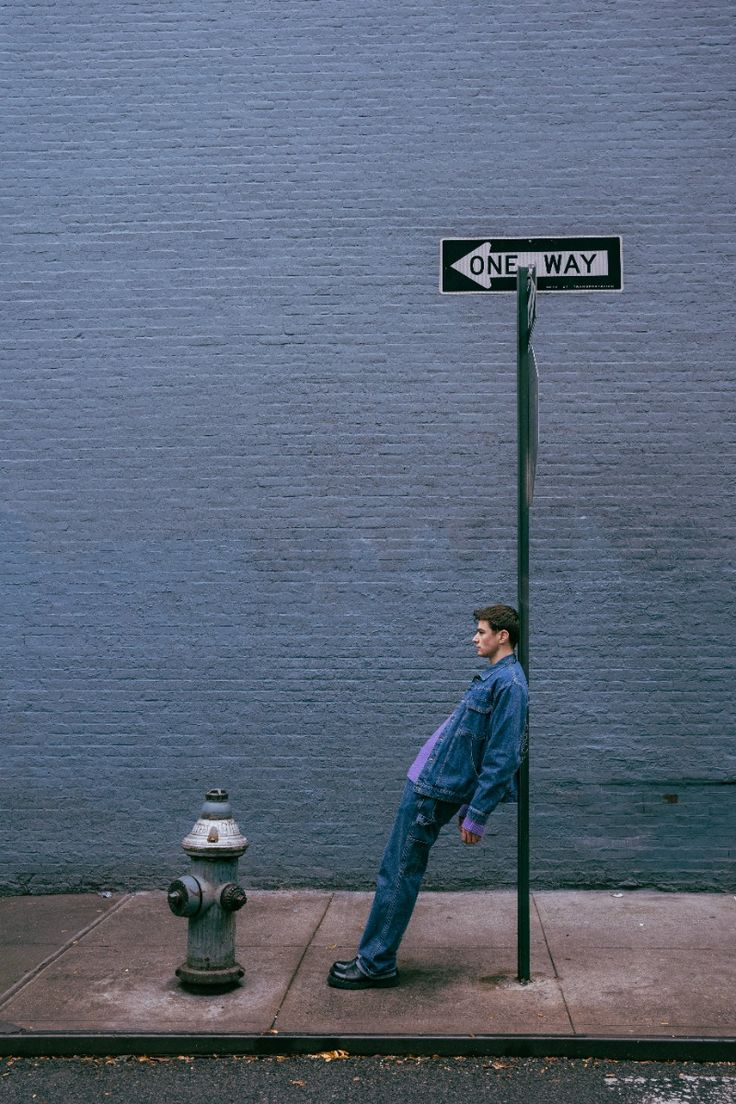
#> input picture assets/examples/SOH/street2d.jpg, 736 x 1104 px, found by its file name
$ python extract_track.py
#> lines starting #> are read from the running program, lines starting #| are printed output that depends on the picture; after the words box and inside, x2 and y2 are one past the last pixel; in counts of white or black regions, pixels touching at a corner belong together
import numpy as np
import cv2
import json
import os
import numpy as np
import cv2
import scipy.ndimage
from scipy.interpolate import CubicSpline
import datetime

def _clip_pixel_point(x, y, width, height, top_margin_px=0.0):
    x = float(np.clip(x, 0, width - 1))
    y_min = float(np.clip(top_margin_px, 0, max(height - 1, 0)))
    y = float(np.clip(y, y_min, height - 1))
    return x, y

def _clip_norm(value):
    return round(float(np.clip(value, 0.0, 1.0)), 4)

def _clip_and_smooth_y(y_values, height, sigma, top_margin_px=0.0):
    y_min = float(np.clip(top_margin_px, 0, max(height - 1, 0)))
    y_values = np.clip(y_values, y_min, height - 1)
    if sigma and sigma > 0 and len(y_values) > 2:
        y_values = scipy.ndimage.gaussian_filter1d(y_values, sigma=sigma, mode="nearest")
        y_values = np.clip(y_values, y_min, height - 1)
    return y_values

def extract_smooth_track(npy_path, output_json, rgb_image_path=None, smooth_sigma=30.0, epsilon=20.0, alpha=0.5, sample_interval=20.0, source_img_name="image.jpg", clip_smooth_sigma=1.5, clip_top_margin_px=50.0):
    """
    smooth_sigma: 高斯平滑強度 (值越大，原本鋸齒狀的地形會被撫得越平，小碎石都會消失)
    epsilon: 多邊形簡化誤差容忍度 (值越大，抓出的「轉折關鍵點」越少，線段會變得很長、很剛硬)
    alpha: 0.0 代表完全是一條直線，1.0 代表完全貼合平滑後的邊緣
    sample_interval: 貝茲曲線採樣間距 (數值越大，最後輸出的 JSON 軌道點越少)
    clip_smooth_sigma: 對已限制在圖片內的輸出曲線做小範圍平滑，降低硬 clipping 的鋸齒感
    clip_top_margin_px: 上方 clipping 邊界，避免軌道貼到圖片最上緣
    """
#> called with npy_path = './Send2Unity/layer_00_mask.npy', output_json = './Send2Unity/track_points.json', rgb_image_path = './assets/examples/SOH/street2d.jpg', smooth_sigma = 30, epsilon = 20, alpha = 0.5, sample_interval = 20, source_img_name = 'street2d.jpg'
    if not os.path.exists(npy_path):
        print(f"Error: {npy_path} not found.")
        return

    print(f"Loading {npy_path}...")
    mask = np.load(npy_path)
#> (reads Send2Unity/layer_00_mask.npy from the repository)
    h, w = mask.shape

    # Extract the highest pixel (min y) for each x coordinate
    y_values = []

    for x in range(w):
        column = mask[:, x]
        indices = np.where(column > 127)[0]
        if len(indices) > 0:
            y_values.append(indices[0]) # The topmost pixel in this column
        else:
            # If no pixels in this column, just reuse the previous Y or set to bottom
            if len(y_values) > 0:
                y_values.append(y_values[-1])
            else:
                y_values.append(h - 1)

    y_values = np.array(y_values)

    # 找出最符合真實邊緣的「最佳擬合直線」(Linear Regression)
    # 這條線代表整個地形的總體坡度趨勢，不再強迫必須是純水平 (斜率=0)
    x_indices = np.arange(h_w_len) if 'h_w_len' in locals() else np.arange(len(y_values))
    m, c = np.polyfit(x_indices, y_values, 1)
    best_fit_line = m * x_indices + c

    # 對真實邊緣進行適度的高斯平滑
    y_smoothed = scipy.ndimage.gaussian_filter1d(y_values, sigma=smooth_sigma)

    # 將真實平滑邊緣與地形總趨勢線進行插值 (Interpolation)
    # 這樣只要照片是有下坡或上坡，軌道就會趨近於該坡度，而不再死板地拉平
    y_interp = alpha * y_smoothed + (1.0 - alpha) * best_fit_line

    # Convert to standard point format
    points = np.array([ [[x, int(y)]] for x, y in enumerate(y_interp)], dtype=np.int32)

    # 將軌道簡化成直連的線段 (Piecewise linear，主要用來抓取轉折關鍵點)
    simplified_points = cv2.approxPolyDP(points, epsilon, False)

    # 提取這些關鍵點
    x_keys = []
    y_keys = []
    for pt in simplified_points:
        x, y = _clip_pixel_point(pt[0][0], pt[0][1], w, h, clip_top_margin_px)
        x_keys.append(x)
        y_keys.append(y)

    # 確保 x_keys 是遞增且不重複的，才能做樣條插值
    x_keys, unique_idx = np.unique(x_keys, return_index=True)
    y_keys = np.array(y_keys)[unique_idx]

    # 排序 X 座標
    sort_idx = np.argsort(x_keys)
    x_keys = x_keys[sort_idx]
    y_keys = y_keys[sort_idx]

    # Prepare JSON data: 套用貝茲曲線級別的平滑 (Cubic Spline)
    track_points = []
    if len(x_keys) > 2:
        # 使用三次方樣條插值產生完美平滑的曲線
        cs = CubicSpline(x_keys, y_keys, bc_type='natural')
        # 在頭尾兩點之間，依據 sample_interval 提取平滑軌道點
        num_samples = max(10, int((x_keys[-1] - x_keys[0]) / sample_interval))
        x_smooth = np.linspace(x_keys[0], x_keys[-1], num_samples)
        y_smooth = cs(x_smooth)
        y_smooth = _clip_and_smooth_y(y_smooth, h, clip_smooth_sigma, clip_top_margin_px)

        for x, y in zip(x_smooth, y_smooth):
            x, y = _clip_pixel_point(x, y, w, h, clip_top_margin_px)
            # 將座標正規化為 0.0 ~ 1.0，並四捨五入到小數點下四位
            x_norm = _clip_norm(float(x) / max(w - 1, 1))
            y_norm = _clip_norm(float(y) / max(h - 1, 1))
            track_points.append([x_norm, y_norm])
    else:
        # 如果點太少(只有兩個點)，就直接用原本的直線
        for x, y in zip(x_keys, y_keys):
            x, y = _clip_pixel_point(x, y, w, h, clip_top_margin_px)
            x_norm = _clip_norm(float(x) / max(w - 1, 1))
            y_norm = _clip_norm(float(y) / max(h - 1, 1))
            track_points.append([x_norm, y_norm])

    # 計算軌道經過區域的平均顏色
    track_color_hex = "#9e5752" # 預設值
    if rgb_image_path and os.path.exists(rgb_image_path):
        rgb_img = cv2.imread(rgb_image_path) # BGR format
#> rgb_img is the input picture: shape (1104, 736, 3); mean B, G, R 122, 103.3, 91.4
        if rgb_img is not None:
            # 確保圖片大小跟 mask 是一致的
            img_h, img_w = rgb_img.shape[:2]
#> img_h = 1104; img_w = 736
            colors = []

            for pt in track_points:
                px = int(np.clip(pt[0], 0.0, 1.0) * (img_w - 1))
                py = int(np.clip(pt[1], 0.0, 1.0) * (img_h - 1))

                # 為了避免拿到太多雜訊，擷取軌道點周圍 5x5 的小區域計算平均色
                y_start = max(0, py - 2)
                y_end = min(img_h, py + 3)
                x_start = max(0, px - 2)
                x_end = min(img_w, px + 3)

                region = rgb_img[y_start:y_end, x_start:x_end]
                if region.size > 0:
                    colors.append(np.mean(region, axis=(0,1)))
#> after the loop, colors = 36 items, first 6: [75.33, 77.33, 78.33], [72.16, 74.96, 73.36], [76.2, 77.2, 81.2], [83.64, 83.84, 91.8], [85.84, 85.12, 93.6], [98.84, 99.84, 109.8]

            if len(colors) > 0:
                mean_bgr = np.mean(colors, axis=0) # [B, G, R]
#> mean_bgr = [90.61, 82.6, 72.56]
                b, g, r = int(mean_bgr[0]), int(mean_bgr[1]), int(mean_bgr[2])
#> b = 90; g = 82; r = 72
                track_color_hex = f"#{r:02x}{g:02x}{b:02x}"
#> track_color_hex = '#48525a'

    # 組裝成符合 example.json 格式的字典
    json_data = {
        "version": "1.0",
        "timestamp": datetime.datetime.utcnow().isoformat("T", "microseconds") + "Z",
        "source_image": source_img_name,
        "aspect_ratio": round(w / h, 4),
        "track_color": track_color_hex,
        "points": track_points
    }

    # --- Visualization ---
    vis_img = np.zeros((h, w, 3), dtype=np.uint8)
#> vis_img: shape (1104, 736, 3); every value is 0
    vis_img[mask > 127] = (50, 50, 50) # Gray background for mask
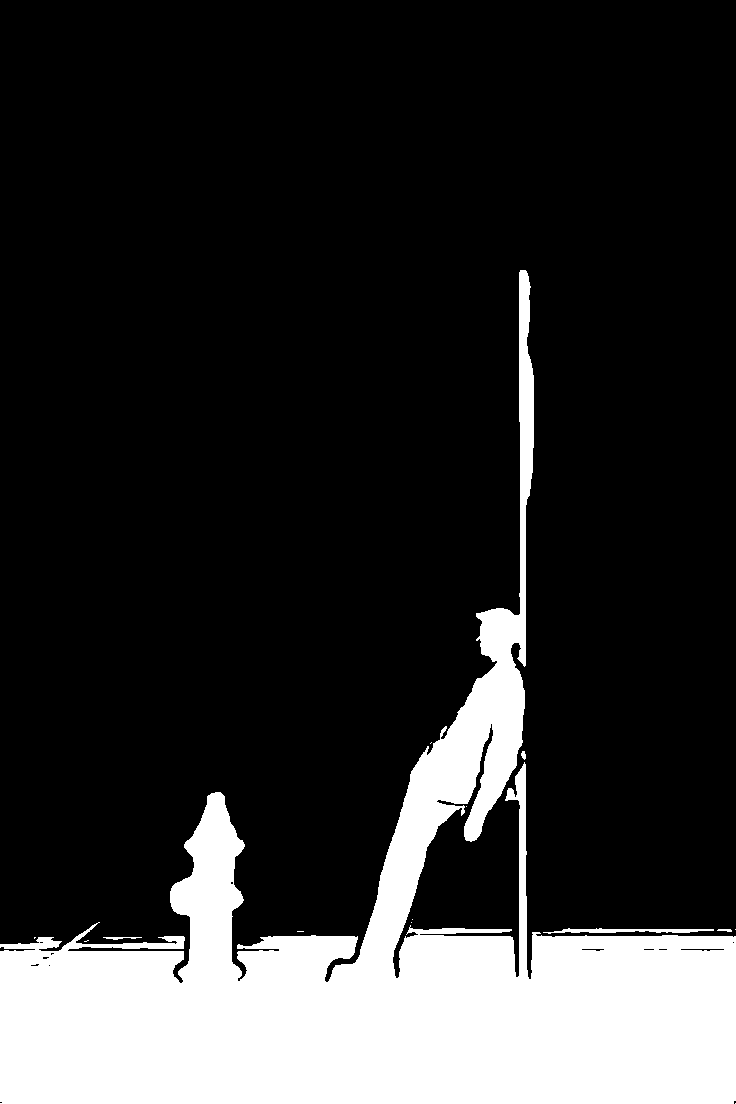
#> vis_img: shape (1104, 736, 3); values 0 (black) and 50 (white), 18.6% white; 14 white regions (9 under 20 px), largest, box (x1, y1, x2, y2) and area: (0, 270, 736, 1104) 150513, (543, 928, 714, 934) 531, (103, 937, 142, 940) 66, (717, 929, 732, 932) 33, (521, 751, 526, 760) 32

    # Draw original unsmoothed points (red)
    for i in range(len(y_values)-1):
        cv2.line(vis_img, (i, int(y_values[i])), (i+1, int(y_values[i+1])), (0, 0, 255), 1)
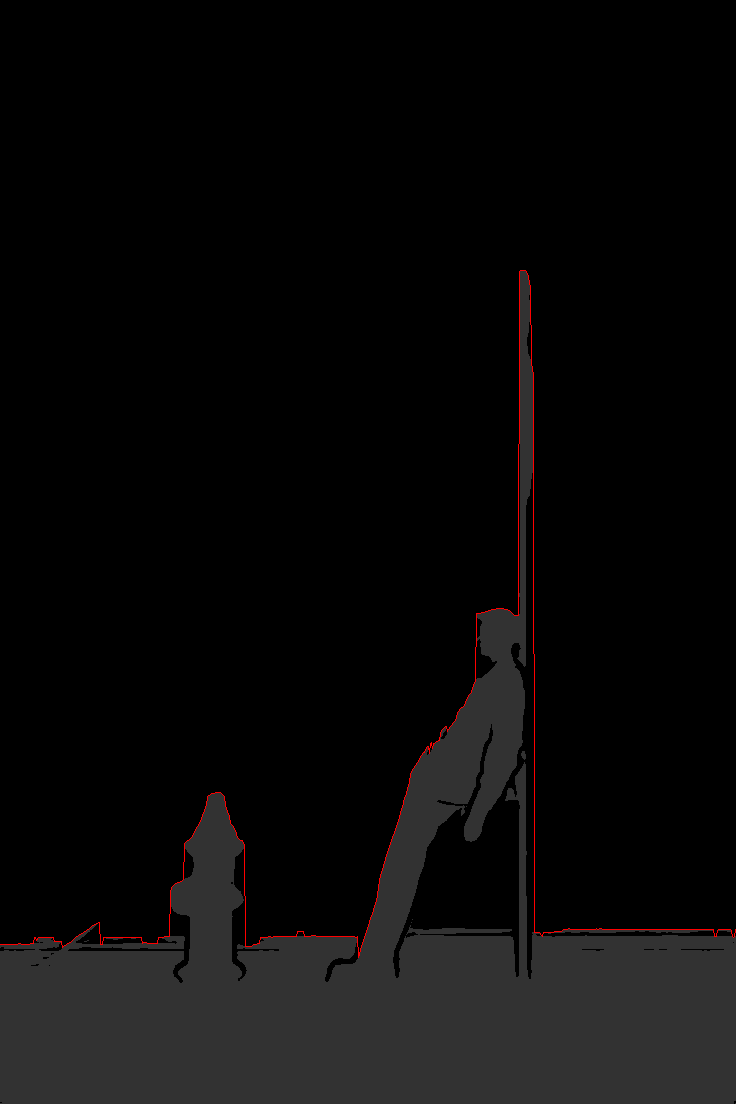
#> vis_img: shape (1104, 736, 3); 0.29% of pixels changed, all inside (x1, y1, x2, y2) = (0, 270, 736, 958); drawn as B, G, R

    # Draw the best horizontal line (green line, yellow dots at ends)
    # 繪製插值且經過樣條平滑的最終貝茲路徑 (綠線)
    # 此處還原回 pixel 座標來畫圖
    for i in range(len(track_points)-1):
        pt1_x = int(np.clip(track_points[i][0], 0.0, 1.0) * (w - 1))
        pt1_y = int(np.clip(track_points[i][1], 0.0, 1.0) * (h - 1))
        pt2_x = int(np.clip(track_points[i+1][0], 0.0, 1.0) * (w - 1))
        pt2_y = int(np.clip(track_points[i+1][1], 0.0, 1.0) * (h - 1))
        cv2.line(vis_img, (pt1_x, pt1_y), (pt2_x, pt2_y), (0, 255, 0), 2)
#> this loop made 35 passes
#> (pt1_x, pt1_y, pt2_x, pt2_y) on passes 1 to 12: (0, 927, 21, 928), (21, 928, 41, 929), (41, 929, 62, 928), (62, 928, 84, 926), (84, 926, 105, 920), (105, 920, 125, 911), (125, 911, 147, 900), (147, 900, 168, 888), (168, 888, 188, 879), (188, 879, 209, 874), (209, 874, 231, 875), (231, 875, 252, 881)
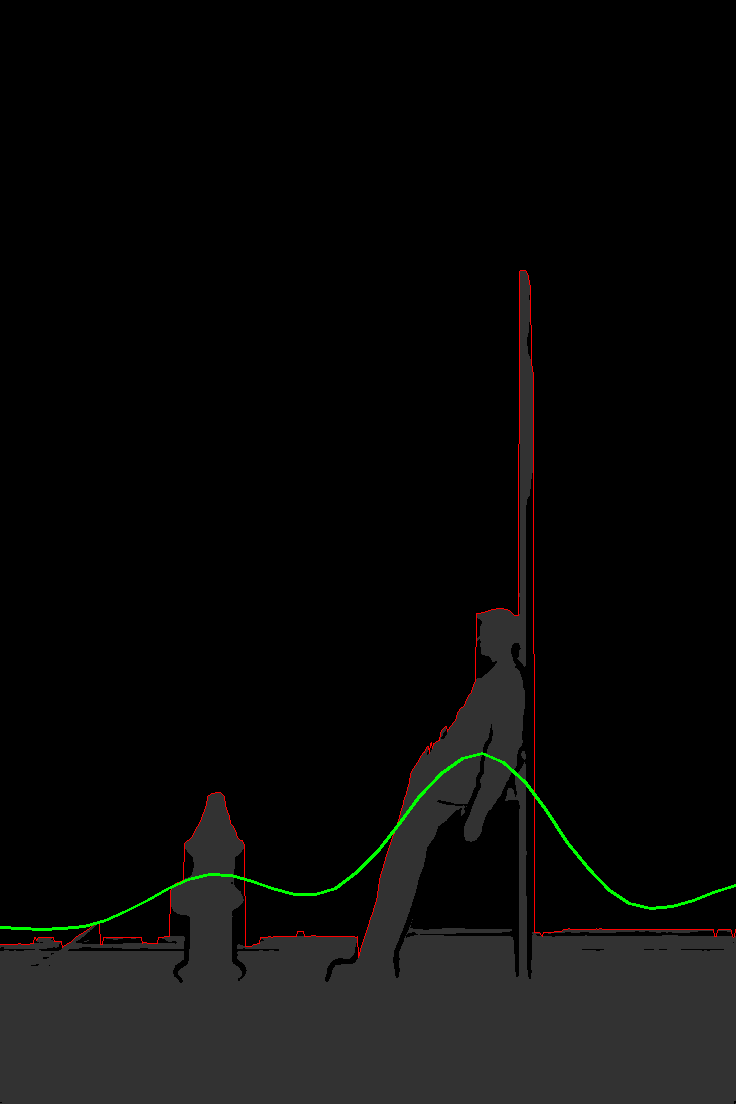
#> vis_img: shape (1104, 736, 3); 0.32% of pixels changed, all inside (x1, y1, x2, y2) = (0, 752, 736, 931); drawn as B, G, R

    # 畫出做為算圖骨架的關鍵點 (黃點)
    for x, y in zip(x_keys, y_keys):
        x, y = _clip_pixel_point(x, y, w, h, clip_top_margin_px)
        cv2.circle(vis_img, (int(x), int(y)), 4, (0, 255, 255), -1)
#> this loop made 7 passes
#> (x, y) on passes 1 to 7: (0, 926), (132, 912), (207, 867), (337, 899), (497, 741), (586, 876), (735, 878)
#> vis_img: shape (1104, 736, 3); 0.04% of pixels changed, all inside (x1, y1, x2, y2) = (0, 737, 736, 931)

    vis_path = npy_path.replace('.npy', '_track_vis.png')
    cv2.imwrite(vis_path, vis_img)
    print(f"Saved visualization to {vis_path}")

    # Save JSON
    with open(output_json, 'w', encoding='utf-8') as f:
        json.dump(json_data, f, indent=4)

    print(f"Successfully generated track with {len(track_points)} points.")
    print(f"Saved JSON to {output_json}")

if __name__ == '__main__':
    npy_file = './Send2Unity/layer_00_mask.npy'
    out_json = './Send2Unity/track_points.json'

    # 指向真實的原圖路徑，用來提取平均色彩
    original_img_path = './assets/examples/SOH/street2d.jpg'
    img_name = os.path.basename(original_img_path)

    extract_smooth_track(npy_file, out_json, rgb_image_path=original_img_path, source_img_name=img_name)
